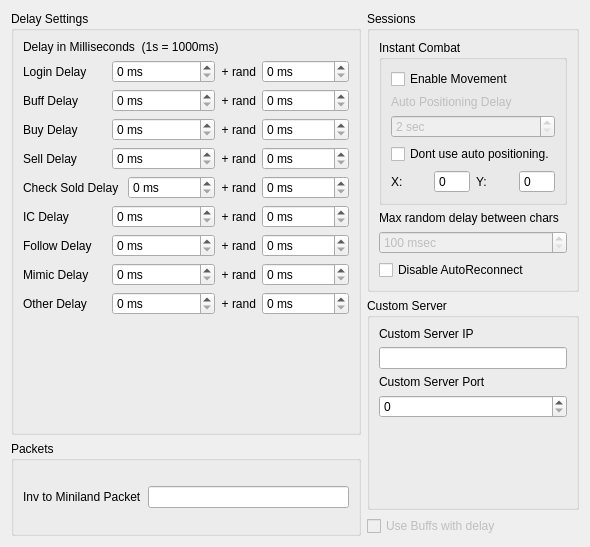
     <widget class="QWidget" name="other">
      <attribute name="title">
       <string>Other</string>
      </attribute>
      <layout class="QGridLayout" name="gridLayout_6">
       <item row="0" column="0" rowspan="2">
        <widget class="QGroupBox" name="groupBox_14">
         <property name="sizePolicy">
          <sizepolicy hsizetype="Preferred" vsizetype="Preferred">
           <horstretch>1</horstretch>
           <verstretch>2</verstretch>
          </sizepolicy>
         </property>
         <property name="title">
          <string>Delay Settings</string>
         </property>
         <layout class="QVBoxLayout" name="verticalLayout_9">
          <item>
           <widget class="QLabel" name="label_42">
            <property name="text">
             <string>Delay in Milliseconds  (1s = 1000ms)</string>
            </property>
           </widget>
          </item>
          <item>
           <layout class="QHBoxLayout" name="horizontalLayout_7">
            <item>
             <widget class="QLabel" name="label_28">
              <property name="sizePolicy">
               <sizepolicy hsizetype="Preferred" vsizetype="Preferred">
                <horstretch>4</horstretch>
                <verstretch>0</verstretch>
               </sizepolicy>
              </property>
              <property name="text">
               <string>Login Delay </string>
              </property>
              <property name="buddy">
               <cstring>delay_login</cstring>
              </property>
             </widget>
            </item>
            <item>
             <widget class="QSpinBox" name="delay_login">
              <property name="sizePolicy">
               <sizepolicy hsizetype="Minimum" vsizetype="Fixed">
                <horstretch>5</horstretch>
                <verstretch>0</verstretch>
               </sizepolicy>
              </property>
              <property name="suffix">
               <string> ms</string>
              </property>
              <property name="maximum">
               <number>999999</number>
              </property>
             </widget>
            </item>
            <item>
             <widget class="QLabel" name="label_29">
              <property name="sizePolicy">
               <sizepolicy hsizetype="Minimum" vsizetype="Preferred">
                <horstretch>1</horstretch>
                <verstretch>0</verstretch>
               </sizepolicy>
              </property>
              <property name="text">
               <string>+ rand</string>
              </property>
              <property name="alignment">
               <set>Qt::AlignRight|Qt::AlignTrailing|Qt::AlignVCenter</set>
              </property>
              <property name="buddy">
               <cstring>delay_login_var</cstring>
              </property>
             </widget>
            </item>
            <item>
             <widget class="QSpinBox" name="delay_login_var">
              <property name="sizePolicy">
               <sizepolicy hsizetype="Minimum" vsizetype="Fixed">
                <horstretch>3</horstretch>
                <verstretch>0</verstretch>
               </sizepolicy>
              </property>
              <property name="suffix">
               <string> ms</string>
              </property>
              <property name="maximum">
               <number>999999</number>
              </property>
             </widget>
            </item>
           </layout>
          </item>
          <item>
           <layout class="QHBoxLayout" name="horizontalLayout_5">
            <item>
             <widget class="QLabel" name="label_24">
              <property name="sizePolicy">
               <sizepolicy hsizetype="Preferred" vsizetype="Preferred">
                <horstretch>4</horstretch>
                <verstretch>0</verstretch>
               </sizepolicy>
              </property>
              <property name="text">
               <string>Buff Delay </string>
              </property>
              <property name="buddy">
               <cstring>delay_buff</cstring>
              </property>
             </widget>
            </item>
            <item>
             <widget class="QSpinBox" name="delay_buff">
              <property name="sizePolicy">
               <sizepolicy hsizetype="Minimum" vsizetype="Fixed">
                <horstretch>5</horstretch>
                <verstretch>0</verstretch>
               </sizepolicy>
              </property>
              <property name="suffix">
               <string> ms</string>
              </property>
              <property name="maximum">
               <number>999999</number>
              </property>
             </widget>
            </item>
            <item>
             <widget class="QLabel" name="label_25">
              <property name="sizePolicy">
               <sizepolicy hsizetype="Minimum" vsizetype="Preferred">
                <horstretch>1</horstretch>
                <verstretch>0</verstretch>
               </sizepolicy>
              </property>
              <property name="text">
               <string>+ rand</string>
              </property>
              <property name="alignment">
               <set>Qt::AlignRight|Qt::AlignTrailing|Qt::AlignVCenter</set>
              </property>
              <property name="buddy">
               <cstring>delay_buff_var</cstring>
              </property>
             </widget>
            </item>
            <item>
             <widget class="QSpinBox" name="delay_buff_var">
              <property name="sizePolicy">
               <sizepolicy hsizetype="Minimum" vsizetype="Fixed">
                <horstretch>3</horstretch>
                <verstretch>0</verstretch>
               </sizepolicy>
              </property>
              <property name="suffix">
               <string> ms</string>
              </property>
              <property name="maximum">
               <number>999999</number>
              </property>
             </widget>
            </item>
           </layout>
          </item>
          <item>
           <layout class="QHBoxLayout" name="horizontalLayout_6">
            <item>
             <widget class="QLabel" name="label_26">
              <property name="sizePolicy">
               <sizepolicy hsizetype="Preferred" vsizetype="Preferred">
                <horstretch>4</horstretch>
                <verstretch>0</verstretch>
               </sizepolicy>
              </property>
              <property name="text">
               <string>Buy Delay </string>
              </property>
              <property name="buddy">
               <cstring>delay_buy</cstring>
              </property>
             </widget>
            </item>
            <item>
             <widget class="QSpinBox" name="delay_buy">
              <property name="sizePolicy">
               <sizepolicy hsizetype="Minimum" vsizetype="Fixed">
                <horstretch>5</horstretch>
                <verstretch>0</verstretch>
               </sizepolicy>
              </property>
              <property name="suffix">
               <string> ms</string>
              </property>
              <property name="maximum">
               <number>999999</number>
              </property>
             </widget>
            </item>
            <item>
             <widget class="QLabel" name="label_27">
              <property name="sizePolicy">
               <sizepolicy hsizetype="Minimum" vsizetype="Preferred">
                <horstretch>1</horstretch>
                <verstretch>0</verstretch>
               </sizepolicy>
              </property>
              <property name="text">
               <string>+ rand</string>
              </property>
              <property name="alignment">
               <set>Qt::AlignRight|Qt::AlignTrailing|Qt::AlignVCenter</set>
              </property>
              <property name="buddy">
               <cstring>delay_buy_var</cstring>
              </property>
             </widget>
            </item>
            <item>
             <widget class="QSpinBox" name="delay_buy_var">
              <property name="sizePolicy">
               <sizepolicy hsizetype="Minimum" vsizetype="Fixed">
                <horstretch>3</horstretch>
                <verstretch>0</verstretch>
               </sizepolicy>
              </property>
              <property name="suffix">
               <string> ms</string>
              </property>
              <property name="maximum">
               <number>999999</number>
              </property>
             </widget>
            </item>
           </layout>
          </item>
          <item>
           <layout class="QHBoxLayout" name="horizontalLayout_12">
            <item>
             <widget class="QLabel" name="label_38">
              <property name="sizePolicy">
               <sizepolicy hsizetype="Preferred" vsizetype="Preferred">
                <horstretch>4</horstretch>
                <verstretch>0</verstretch>
               </sizepolicy>
              </property>
              <property name="text">
               <string>Sell Delay </string>
              </property>
              <property name="buddy">
               <cstring>delay_buy</cstring>
              </property>
             </widget>
            </item>
            <item>
             <widget class="QSpinBox" name="delay_sell">
              <property name="sizePolicy">
               <sizepolicy hsizetype="Minimum" vsizetype="Fixed">
                <horstretch>5</horstretch>
                <verstretch>0</verstretch>
               </sizepolicy>
              </property>
              <property name="suffix">
               <string> ms</string>
              </property>
              <property name="maximum">
               <number>999999</number>
              </property>
             </widget>
            </item>
            <item>
             <widget class="QLabel" name="label_39">
              <property name="sizePolicy">
               <sizepolicy hsizetype="Minimum" vsizetype="Preferred">
                <horstretch>1</horstretch>
                <verstretch>0</verstretch>
               </sizepolicy>
              </property>
              <property name="text">
               <string>+ rand</string>
              </property>
              <property name="alignment">
               <set>Qt::AlignRight|Qt::AlignTrailing|Qt::AlignVCenter</set>
              </property>
              <property name="buddy">
               <cstring>delay_buy_var</cstring>
              </property>
             </widget>
            </item>
            <item>
             <widget class="QSpinBox" name="delay_sell_var">
              <property name="sizePolicy">
               <sizepolicy hsizetype="Minimum" vsizetype="Fixed">
                <horstretch>3</horstretch>
                <verstretch>0</verstretch>
               </sizepolicy>
              </property>
              <property name="suffix">
               <string> ms</string>
              </property>
              <property name="maximum">
               <number>999999</number>
              </property>
             </widget>
            </item>
           </layout>
          </item>
          <item>
           <layout class="QHBoxLayout" name="horizontalLayout_13">
            <item>
             <widget class="QLabel" name="label_40">
              <property name="sizePolicy">
               <sizepolicy hsizetype="Preferred" vsizetype="Preferred">
                <horstretch>4</horstretch>
                <verstretch>0</verstretch>
               </sizepolicy>
              </property>
              <property name="text">
               <string>Check Sold Delay </string>
              </property>
              <property name="buddy">
               <cstring>delay_buy</cstring>
              </property>
             </widget>
            </item>
            <item>
             <widget class="QSpinBox" name="delay_checksold">
              <property name="sizePolicy">
               <sizepolicy hsizetype="Minimum" vsizetype="Fixed">
                <horstretch>5</horstretch>
                <verstretch>0</verstretch>
               </sizepolicy>
              </property>
              <property name="suffix">
               <string> ms</string>
              </property>
              <property name="maximum">
               <number>999999</number>
              </property>
             </widget>
            </item>
            <item>
             <widget class="QLabel" name="label_41">
              <property name="sizePolicy">
               <sizepolicy hsizetype="Minimum" vsizetype="Preferred">
                <horstretch>1</horstretch>
                <verstretch>0</verstretch>
               </sizepolicy>
              </property>
              <property name="text">
               <string>+ rand</string>
              </property>
              <property name="alignment">
               <set>Qt::AlignRight|Qt::AlignTrailing|Qt::AlignVCenter</set>
              </property>
              <property name="buddy">
               <cstring>delay_buy_var</cstring>
              </property>
             </widget>
            </item>
            <item>
             <widget class="QSpinBox" name="delay_checksold_var">
              <property name="sizePolicy">
               <sizepolicy hsizetype="Minimum" vsizetype="Fixed">
                <horstretch>3</horstretch>
                <verstretch>0</verstretch>
               </sizepolicy>
              </property>
              <property name="suffix">
               <string> ms</string>
              </property>
              <property name="maximum">
               <number>999999</number>
              </property>
             </widget>
            </item>
           </layout>
          </item>
          <item>
           <layout class="QHBoxLayout" name="horizontalLayout_8">
            <item>
             <widget class="QLabel" name="label_30">
              <property name="sizePolicy">
               <sizepolicy hsizetype="Preferred" vsizetype="Preferred">
                <horstretch>4</horstretch>
                <verstretch>0</verstretch>
               </sizepolicy>
              </property>
              <property name="text">
               <string>IC Delay </string>
              </property>
              <property name="buddy">
               <cstring>delay_ic</cstring>
              </property>
             </widget>
            </item>
            <item>
             <widget class="QSpinBox" name="delay_ic">
              <property name="sizePolicy">
               <sizepolicy hsizetype="Minimum" vsizetype="Fixed">
                <horstretch>5</horstretch>
                <verstretch>0</verstretch>
               </sizepolicy>
              </property>
              <property name="suffix">
               <string> ms</string>
              </property>
              <property name="maximum">
               <number>999999</number>
              </property>
             </widget>
            </item>
            <item>
             <widget class="QLabel" name="label_31">
              <property name="sizePolicy">
               <sizepolicy hsizetype="Minimum" vsizetype="Preferred">
                <horstretch>1</horstretch>
                <verstretch>0</verstretch>
               </sizepolicy>
              </property>
              <property name="text">
               <string>+ rand</string>
              </property>
              <property name="alignment">
               <set>Qt::AlignRight|Qt::AlignTrailing|Qt::AlignVCenter</set>
              </property>
              <property name="buddy">
               <cstring>delay_ic_var</cstring>
              </property>
             </widget>
            </item>
            <item>
             <widget class="QSpinBox" name="delay_ic_var">
              <property name="sizePolicy">
               <sizepolicy hsizetype="Minimum" vsizetype="Fixed">
                <horstretch>3</horstretch>
                <verstretch>0</verstretch>
               </sizepolicy>
              </property>
              <property name="suffix">
               <string> ms</string>
              </property>
              <property name="maximum">
               <number>999999</number>
              </property>
             </widget>
            </item>
           </layout>
          </item>
          <item>
           <layout class="QHBoxLayout" name="horizontalLayout_10">
            <item>
             <widget class="QLabel" name="label_34">
              <property name="sizePolicy">
               <sizepolicy hsizetype="Preferred" vsizetype="Preferred">
                <horstretch>4</horstretch>
                <verstretch>0</verstretch>
               </sizepolicy>
              </property>
              <property name="text">
               <string>Follow Delay </string>
              </property>
              <property name="buddy">
               <cstring>delay_follow</cstring>
              </property>
             </widget>
            </item>
            <item>
             <widget class="QSpinBox" name="delay_follow">
              <property name="sizePolicy">
               <sizepolicy hsizetype="Minimum" vsizetype="Fixed">
                <horstretch>5</horstretch>
                <verstretch>0</verstretch>
               </sizepolicy>
              </property>
              <property name="suffix">
               <string> ms</string>
              </property>
              <property name="maximum">
               <number>999999</number>
              </property>
             </widget>
            </item>
            <item>
             <widget class="QLabel" name="label_35">
              <property name="sizePolicy">
               <sizepolicy hsizetype="Minimum" vsizetype="Preferred">
                <horstretch>1</horstretch>
                <verstretch>0</verstretch>
               </sizepolicy>
              </property>
              <property name="text">
               <string>+ rand</string>
              </property>
              <property name="alignment">
               <set>Qt::AlignRight|Qt::AlignTrailing|Qt::AlignVCenter</set>
              </property>
              <property name="buddy">
               <cstring>delay_follow_var</cstring>
              </property>
             </widget>
            </item>
            <item>
             <widget class="QSpinBox" name="delay_follow_var">
              <property name="sizePolicy">
               <sizepolicy hsizetype="Minimum" vsizetype="Fixed">
                <horstretch>3</horstretch>
                <verstretch>0</verstretch>
               </sizepolicy>
              </property>
              <property name="suffix">
               <string> ms</string>
              </property>
              <property name="maximum">
               <number>999999</number>
              </property>
             </widget>
            </item>
           </layout>
          </item>
          <item>
           <layout class="QHBoxLayout" name="horizontalLayout_11">
            <item>
             <widget class="QLabel" name="label_36">
              <property name="sizePolicy">
               <sizepolicy hsizetype="Preferred" vsizetype="Preferred">
                <horstretch>4</horstretch>
                <verstretch>0</verstretch>
               </sizepolicy>
              </property>
              <property name="text">
               <string>Mimic Delay </string>
              </property>
              <property name="buddy">
               <cstring>delay_mimic</cstring>
              </property>
             </widget>
            </item>
            <item>
             <widget class="QSpinBox" name="delay_mimic">
              <property name="sizePolicy">
               <sizepolicy hsizetype="Minimum" vsizetype="Fixed">
                <horstretch>5</horstretch>
                <verstretch>0</verstretch>
               </sizepolicy>
              </property>
              <property name="suffix">
               <string> ms</string>
              </property>
              <property name="maximum">
               <number>999999</number>
              </property>
             </widget>
            </item>
            <item>
             <widget class="QLabel" name="label_37">
              <property name="sizePolicy">
               <sizepolicy hsizetype="Minimum" vsizetype="Preferred">
                <horstretch>1</horstretch>
                <verstretch>0</verstretch>
               </sizepolicy>
              </property>
              <property name="text">
               <string>+ rand</string>
              </property>
              <property name="alignment">
               <set>Qt::AlignRight|Qt::AlignTrailing|Qt::AlignVCenter</set>
              </property>
              <property name="buddy">
               <cstring>delay_mimic_var</cstring>
              </property>
             </widget>
            </item>
            <item>
             <widget class="QSpinBox" name="delay_mimic_var">
              <property name="sizePolicy">
               <sizepolicy hsizetype="Minimum" vsizetype="Fixed">
                <horstretch>3</horstretch>
                <verstretch>0</verstretch>
               </sizepolicy>
              </property>
              <property name="suffix">
               <string> ms</string>
              </property>
              <property name="maximum">
               <number>999999</number>
              </property>
             </widget>
            </item>
           </layout>
          </item>
          <item>
           <layout class="QHBoxLayout" name="horizontalLayout_9">
            <item>
             <widget class="QLabel" name="label_32">
              <property name="sizePolicy">
               <sizepolicy hsizetype="Preferred" vsizetype="Preferred">
                <horstretch>4</horstretch>
                <verstretch>0</verstretch>
               </sizepolicy>
              </property>
              <property name="text">
               <string>Other Delay </string>
              </property>
              <property name="buddy">
               <cstring>delay_other</cstring>
              </property>
             </widget>
            </item>
            <item>
             <widget class="QSpinBox" name="delay_other">
              <property name="sizePolicy">
               <sizepolicy hsizetype="Minimum" vsizetype="Fixed">
                <horstretch>5</horstretch>
                <verstretch>0</verstretch>
               </sizepolicy>
              </property>
              <property name="suffix">
               <string> ms</string>
              </property>
              <property name="maximum">
               <number>999999</number>
              </property>
             </widget>
            </item>
            <item>
             <widget class="QLabel" name="label_33">
              <property name="sizePolicy">
               <sizepolicy hsizetype="Minimum" vsizetype="Preferred">
                <horstretch>1</horstretch>
                <verstretch>0</verstretch>
               </sizepolicy>
              </property>
              <property name="text">
               <string>+ rand</string>
              </property>
              <property name="alignment">
               <set>Qt::AlignRight|Qt::AlignTrailing|Qt::AlignVCenter</set>
              </property>
              <property name="buddy">
               <cstring>delay_other_var</cstring>
              </property>
             </widget>
            </item>
            <item>
             <widget class="QSpinBox" name="delay_other_var">
              <property name="sizePolicy">
               <sizepolicy hsizetype="Minimum" vsizetype="Fixed">
                <horstretch>3</horstretch>
                <verstretch>0</verstretch>
               </sizepolicy>
              </property>
              <property name="suffix">
               <string> ms</string>
              </property>
              <property name="maximum">
               <number>999999</number>
              </property>
             </widget>
            </item>
           </layout>
          </item>
          <item>
           <spacer name="verticalSpacer_5">
            <property name="orientation">
             <enum>Qt::Vertical</enum>
            </property>
            <property name="sizeHint" stdset="0">
             <size>
              <width>20</width>
              <height>40</height>
             </size>
            </property>
           </spacer>
          </item>
         </layout>
        </widget>
       </item>
       <item row="0" column="1">
        <widget class="QGroupBox" name="groupBox_10">
         <property name="sizePolicy">
          <sizepolicy hsizetype="Preferred" vsizetype="Preferred">
           <horstretch>1</horstretch>
           <verstretch>1</verstretch>
          </sizepolicy>
         </property>
         <property name="title">
          <string>Sessions</string>
         </property>
         <layout class="QVBoxLayout" name="verticalLayout_5">
          <item>
           <widget class="QGroupBox" name="groupBox_6">
            <property name="sizePolicy">
             <sizepolicy hsizetype="Minimum" vsizetype="Minimum">
              <horstretch>50</horstretch>
              <verstretch>0</verstretch>
             </sizepolicy>
            </property>
            <property name="title">
             <string>Instant Combat</string>
            </property>
            <layout class="QGridLayout" name="gridLayout_5">
             <item row="5" column="0">
              <spacer name="verticalSpacer">
               <property name="orientation">
                <enum>Qt::Vertical</enum>
               </property>
               <property name="sizeType">
                <enum>QSizePolicy::MinimumExpanding</enum>
               </property>
               <property name="sizeHint" stdset="0">
                <size>
                 <width>20</width>
                 <height>0</height>
                </size>
               </property>
              </spacer>
             </item>
             <item row="3" column="0">
              <widget class="QCheckBox" name="icUseFixedPos">
               <property name="text">
                <string>Dont use auto positioning.</string>
               </property>
              </widget>
             </item>
             <item row="4" column="0">
              <layout class="QHBoxLayout" name="horizontalLayout_4">
               <item>
                <widget class="QLabel" name="label_9">
                 <property name="sizePolicy">
                  <sizepolicy hsizetype="Preferred" vsizetype="Minimum">
                   <horstretch>0</horstretch>
                   <verstretch>0</verstretch>
                  </sizepolicy>
                 </property>
                 <property name="baseSize">
                  <size>
                   <width>0</width>
                   <height>1</height>
                  </size>
                 </property>
                 <property name="text">
                  <string>X:</string>
                 </property>
                </widget>
               </item>
               <item>
                <widget class="QSpinBox" name="icXPos">
                 <property name="buttonSymbols">
                  <enum>QAbstractSpinBox::NoButtons</enum>
                 </property>
                 <property name="maximum">
                  <number>200</number>
                 </property>
                </widget>
               </item>
               <item>
                <widget class="QLabel" name="label_10">
                 <property name="sizePolicy">
                  <sizepolicy hsizetype="Preferred" vsizetype="Minimum">
                   <horstretch>0</horstretch>
                   <verstretch>0</verstretch>
                  </sizepolicy>
                 </property>
                 <property name="sizeIncrement">
                  <size>
                   <width>0</width>
                   <height>1</height>
                  </size>
                 </property>
                 <property name="text">
                  <string>Y:</string>
                 </property>
                </widget>
               </item>
               <item>
                <widget class="QSpinBox" name="icYPos">
                 <property name="buttonSymbols">
                  <enum>QAbstractSpinBox::NoButtons</enum>
                 </property>
                 <property name="maximum">
                  <number>200</number>
                 </property>
                </widget>
               </item>
              </layout>
             </item>
             <item row="2" column="0">
              <widget class="QSpinBox" name="autoPosDelay">
               <property name="enabled">
                <bool>false</bool>
               </property>
               <property name="suffix">
                <string> sec</string>
               </property>
               <property name="prefix">
                <string/>
               </property>
               <property name="minimum">
                <number>2</number>
               </property>
               <property name="maximum">
                <number>600</number>
               </property>
              </widget>
             </item>
             <item row="1" column="0">
              <widget class="QLabel" name="label_17">
               <property name="enabled">
                <bool>false</bool>
               </property>
               <property name="text">
                <string>Auto Positioning Delay</string>
               </property>
               <property name="buddy">
                <cstring>autoPosDelay</cstring>
               </property>
              </widget>
             </item>
             <item row="0" column="0">
              <widget class="QCheckBox" name="icmoving">
               <property name="text">
                <string>Enable Movement</string>
               </property>
              </widget>
             </item>
            </layout>
           </widget>
          </item>
          <item>
           <widget class="QLabel" name="label_18">
            <property name="text">
             <string>Max random delay between chars</string>
            </property>
            <property name="buddy">
             <cstring>characterLoadDelay</cstring>
            </property>
           </widget>
          </item>
          <item>
           <widget class="QSpinBox" name="characterLoadDelay">
            <property name="enabled">
             <bool>false</bool>
            </property>
            <property name="suffix">
             <string> msec</string>
            </property>
            <property name="minimum">
             <number>100</number>
            </property>
            <property name="maximum">
             <number>5000</number>
            </property>
            <property name="singleStep">
             <number>10</number>
            </property>
           </widget>
          </item>
          <item>
           <widget class="QCheckBox" name="autoreconnect">
            <property name="text">
             <string>Disable AutoReconnect</string>
            </property>
           </widget>
          </item>
          <item>
           <spacer name="verticalSpacer_7">
            <property name="orientation">
             <enum>Qt::Vertical</enum>
            </property>
            <property name="sizeHint" stdset="0">
             <size>
              <width>20</width>
              <height>40</height>
             </size>
            </property>
           </spacer>
          </item>
         </layout>
        </widget>
       </item>
       <item row="1" column="1" rowspan="2">
        <widget class="QGroupBox" name="groupBox_12">
         <property name="sizePolicy">
          <sizepolicy hsizetype="Preferred" vsizetype="Preferred">
           <horstretch>1</horstretch>
           <verstretch>1</verstretch>
          </sizepolicy>
         </property>
         <property name="title">
          <string>Custom Server</string>
         </property>
         <layout class="QVBoxLayout" name="verticalLayout_8">
          <item>
           <widget class="QLabel" name="label_21">
            <property name="text">
             <string>Custom Server IP</string>
            </property>
            <property name="buddy">
             <cstring>customServerIP</cstring>
            </property>
           </widget>
          </item>
          <item>
           <widget class="QLineEdit" name="customServerIP"/>
          </item>
          <item>
           <widget class="QLabel" name="label_22">
            <property name="text">
             <string>Custom Server Port</string>
            </property>
            <property name="buddy">
             <cstring>customServerPort</cstring>
            </property>
           </widget>
          </item>
          <item>
           <widget class="QSpinBox" name="customServerPort">
            <property name="maximum">
             <number>10000</number>
            </property>
           </widget>
          </item>
          <item>
           <spacer name="verticalSpacer_10">
            <property name="orientation">
             <enum>Qt::Vertical</enum>
            </property>
            <property name="sizeHint" stdset="0">
             <size>
              <width>20</width>
              <height>40</height>
             </size>
            </property>
           </spacer>
          </item>
         </layout>
        </widget>
       </item>
       <item row="3" column="1">
        <widget class="QCheckBox" name="useBuffsWithDelay">
         <property name="enabled">
          <bool>false</bool>
         </property>
         <property name="text">
          <string>Use Buffs with delay</string>
         </property>
        </widget>
       </item>
       <item row="2" column="0" rowspan="2">
        <widget class="QGroupBox" name="groupBox_15">
         <property name="title">
          <string>Packets</string>
         </property>
         <layout class="QVBoxLayout" name="verticalLayout_10">
          <item>
           <layout class="QHBoxLayout" name="horizontalLayout_14">
            <item>
             <widget class="QLabel" name="label_43">
              <property name="text">
               <string>Inv to Miniland Packet</string>
              </property>
             </widget>
            </item>
            <item>
             <widget class="QLineEdit" name="invMiniPacket"/>
            </item>
           </layout>
          </item>
         </layout>
        </widget>
       </item>
      </layout>
     </widget>
